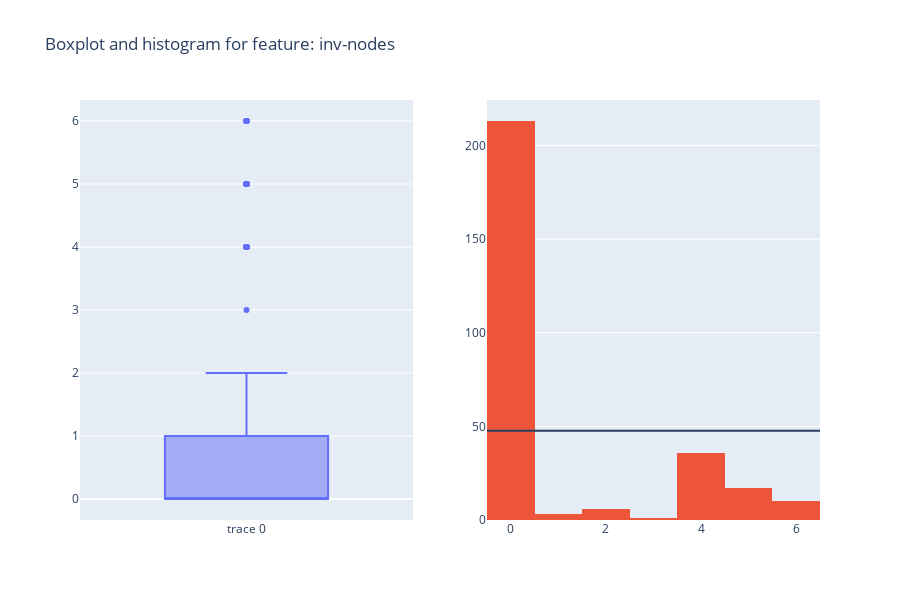

Notebook cell for this chart:
### Code cell
fig = make_subplots(rows=1, cols=2)
fig.add_trace(go.Box( y=df[features[4]]),row=1,col=1)
fig.add_trace(go.Histogram(x=df[features[4]]),row=1,col=2)
fig.update_layout(height=600, title_text="Boxplot and histogram for feature: "+str(features[4]))
fig.add_hline(y=df.groupby(by=features[1]).count()["inv-nodes"].mean(),row=1,col=2)
fig.update_layout(showlegend=False)
fig.show()

### Figure 1 — Plotly figure (JSON) as saved in the notebook; plotly's stock layout.template omitted (floating-point values rounded to 4 significant figures; data arrays with more than 128 entries replaced by an {"elided": "..."} marker saying what was removed)
{"data": [{"type": "box", "xaxis": "x", "y": {"elided": "286 int values"}, "yaxis": "y"}, {"type": "histogram", "x": {"elided": "286 int values"}, "xaxis": "x2", "yaxis": "y2"}], "layout": {"height": 600, "shapes": [{"type": "line", "x0": 0, "x1": 1, "xref": "x2 domain", "y0": 47.67, "y1": 47.67, "yref": "y2"}], "showlegend": false, "title": {"text": "Boxplot and histogram for feature: inv-nodes"}, "xaxis": {"anchor": "y", "domain": [0, 0.45]}, "xaxis2": {"anchor": "y2", "domain": [0.55, 1]}, "yaxis": {"anchor": "x", "domain": [0, 1]}, "yaxis2": {"anchor": "x2", "domain": [0, 1]}}}
